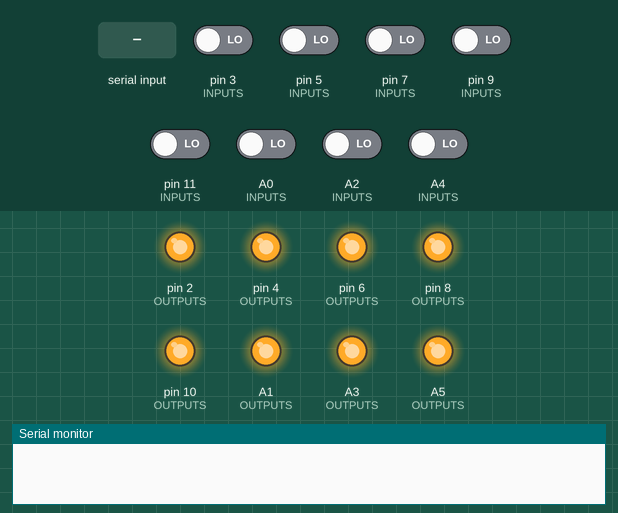
This sketch was run on a simulated Arduino Nano, built with avr-gcc and run on an emulated ATmega328P. Shown: output pins drawn as LEDs (lit = HIGH), the last lines printed to the serial monitor. The inputs (shaded band) are chosen by the test bench; at power-on: A0 (INPUTS), A2 (INPUTS), A4 (INPUTS), pin 3 (INPUTS), pin 5 (INPUTS), pin 7 (INPUTS), pin 9 (INPUTS), pin 11 (INPUTS) LOW.

Above: at 1.2 s.
1.3 s: "setouts;" received over Serial
At 2.5 s:
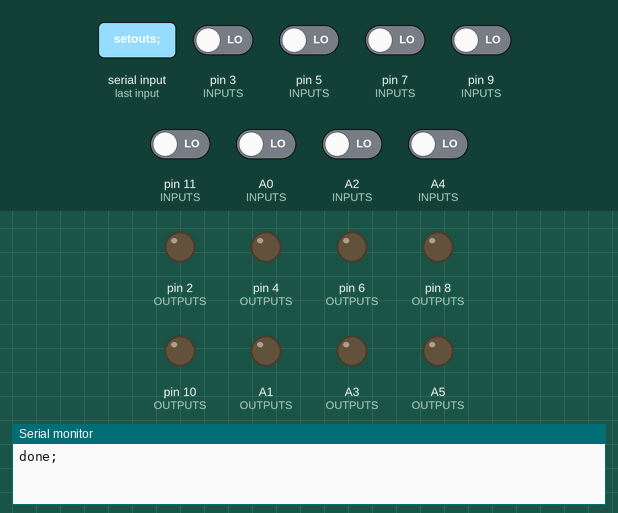
2.8 s: "whois;" received over Serial
4.3 s: "dsensors;" received over Serial
Timing chart, 0 to 7.3 s (numbered marks = the images above; inputs shaded):
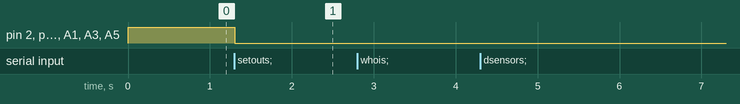

The sketch:

enigma-sensorboard.ino
```cpp
#include "pinout.h"
#include "commands.h"

void setup() {
	Serial.begin(2000000);

	for (int i = 0; i < INPUTS_LEN; i++)
		pinMode(INPUTS[i], INPUT);
	for (int i = 0; i < OUTPUTS_LEN; i++){
		pinMode(OUTPUTS[i], OUTPUT);
		digitalWrite(OUTPUTS[i], OUTPUT);
	}
}

void loop() {
	if (Serial.available() > 0) {
		// read the incoming byte:
		String message = Serial.readStringUntil(';');

		// test the obtained string to know the received command

		if (message.equals("whois")) {
			enigma::serial::whois();
		}
		else if (message.equals("dsensors")) {
			enigma::serial::dsensors();
		}
		else if (message.equals("activate")) {
			enigma::serial::activate();
		}
		else if (message.equals("deactivate")) {
			enigma::serial::deactivate();
		}
		else if (message.startsWith("setouts")) {
			message.remove(0, 7);
			enigma::serial::outputs(message);
		}
		else if (message.startsWith("sensor")) {
			message.remove(0, 6);
			enigma::serial::read(INPUTS[message.toInt()-1]);
		}
	}

	enigma::serial::update();
	enigma::serial::send_events_if_wanted();
}
```

commands.cpp
```cpp
#include "commands.h"

namespace enigma {
namespace serial {

bool send_events=false;
bool last_value[INPUTS_LEN] = {0};
bool value_buffer[INPUTS_LEN][SAMPLE_NB] = {0};

void whois() {
	Serial.print("SensorBoard;");
}

void dsensors() {
	Serial.print("sending;");
	for (int i = 0; i < INPUTS_LEN; i++) {
		Serial.print(i);
		Serial.print(",");
		Serial.print(value_buffer[i][SAMPLE_NB-1]);
		Serial.print(";");
	}
}

void read(int sensor) {
	Serial.print(sensor);
	Serial.print(",");
	Serial.print(value_buffer[sensor][SAMPLE_NB-1]);
	Serial.print(";");
}

void outputs(String &values) {
	for (int i = 0; i < OUTPUTS_LEN; ++i) {
		if (values[i] == '1'){
			digitalWrite(OUTPUTS[i], HIGH);
		} else {
			digitalWrite(OUTPUTS[i], LOW);
		}
	}
	Serial.print("done;");
}

void activate() {
	send_events = true;
	for (int i = 0; i < INPUTS_LEN; ++i)
	{
		last_value[i] = value_buffer[i][SAMPLE_NB-1];
	}
	Serial.print("done;");
}

void deactivate() {
	send_events = false;
	Serial.print("done;");
}

/**
 * Send the occured events
 */
void send_events_if_wanted() {
	if (send_events) {
		for (int i = 0; i < INPUTS_LEN; ++i)
		{
			bool val = value_buffer[i][SAMPLE_NB-1];
			if (val != last_value[i]) {
				Serial.print(i);
				Serial.print(",");
				Serial.print(int(val));
				Serial.print(";");
				last_value[i] = val;
			}
		}
	}
}

/**
 * Update sensors state, used for histeresis cycle
 */
void update() {
	for (int i = 0; i < INPUTS_LEN; i++) {
		const bool val = digitalRead(INPUTS[i]);
		if (val) {
			for (int j = 0; j < SAMPLE_NB; j++) {
				value_buffer[i][j] = 1;
			}
		} else {
			for (int j = SAMPLE_NB-1; j > 0; j--) {
				value_buffer[i][j] = value_buffer[i][j-1];
			}
			value_buffer[i][0] = 0;
		}
	}
	delay(20);
}


} // namespace enigma
} // namespace serial
```

commands.h
```cpp
#ifndef COMMANDS_H
#define COMMANDS_H 1

#include <Arduino.h>

#include "pinout.h"

#define SAMPLE_NB 40

namespace enigma {
namespace serial {

/**
 * Call : whois;
 * Returns: name;
 */
void whois();

/**
 * Call: dsensors;
 * Returns: sending; and then numeric value of each sensor, the same way as if each sensor was updated, see the Watching doc
 */
void dsensors();

/**
 * Call: sensorX; with X the sensor number
 * Returns: X,Y;
 *		Y: The sensor value
 */
void read(int sensor);

/**
 * Call: setoutsXXXXXXXXX;
 * 		X: numeric value of the output
 * Returns: done;
 */
void outputs(String &values);

/**
 * Activate watching
 *
 * Call: activate;
 * Returns: done;
 */
void activate();

/**
 * Deactivate watching
 *
 * Call: deactivate;
 * Returns: done;
 */
void deactivate();

/**
 * Send the occured events
 */
void send_events_if_wanted();

/**
 * Update sensors state, used for histeresis cycle
 */
void update();

} // namespace enigma
} // namespace serial

#endif
```

pinout.h
```cpp
#ifndef PINOUT_H
#define PINOUT_H 1

#include <Arduino.h>

#define IN1  3
#define OUT1 2

#define IN2  5
#define OUT2 4

#define IN3  7
#define OUT3 6

#define IN4  9
#define OUT4 8

#define IN5  11
#define OUT5 10

#define IN6  A6
#define OUT6 A7

#define IN7  A4
#define OUT7 A5

#define IN8  A2
#define OUT8 A3

#define IN9  A0
#define OUT9 A1

const int INPUTS[]={IN1, IN2, IN3, IN4, IN5, IN6, IN7, IN8, IN9};
const int INPUTS_LEN = (sizeof INPUTS / sizeof INPUTS[0]);

const int OUTPUTS[]={OUT1, OUT2, OUT3, OUT4, OUT5, OUT6, OUT7, OUT8, OUT9};
const int OUTPUTS_LEN = (sizeof OUTPUTS / sizeof OUTPUTS[0]);

#endif
```

Measured:
- after the input at 1.3 s, pin 2 (OUTPUTS), pin 4 (OUTPUTS), pin 6 (OUTPUTS), pin 8 (OUTPUTS), pin 10 (OUTPUTS), A1 (OUTPUTS), A3 (OUTPUTS), A5 (OUTPUTS): HIGH → LOW at once
